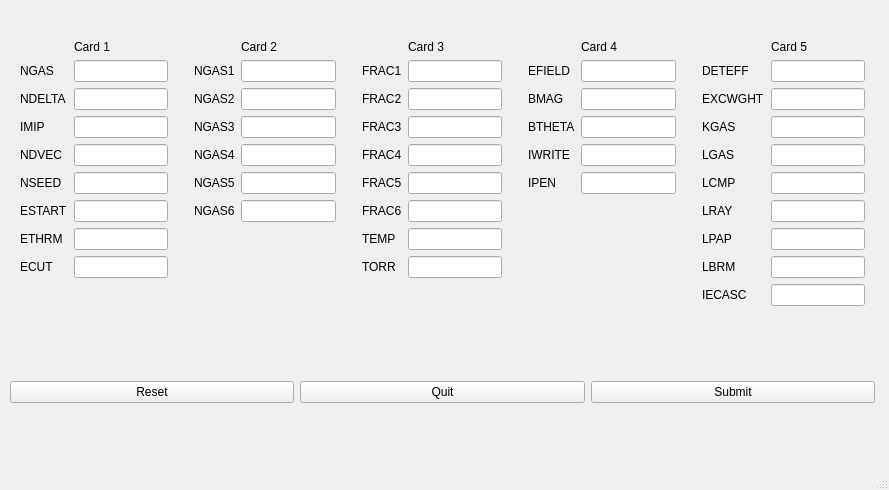
<?xml version="1.0" encoding="UTF-8"?>
<ui version="4.0">
 <class>MainWindow</class>
 <widget class="QMainWindow" name="MainWindow">
  <property name="geometry">
   <rect>
    <x>0</x>
    <y>0</y>
    <width>889</width>
    <height>490</height>
   </rect>
  </property>
  <property name="windowTitle">
   <string>MainWindow</string>
  </property>
  <widget class="QWidget" name="centralwidget">
   <widget class="QWidget" name="verticalLayoutWidget">
    <property name="geometry">
     <rect>
      <x>10</x>
      <y>30</y>
      <width>865</width>
      <height>373</height>
     </rect>
    </property>
    <layout class="QVBoxLayout" name="verticalLayout">
     <item>
      <layout class="QGridLayout" name="gridLayout">
       <item row="0" column="2">
        <layout class="QFormLayout" name="formLayout_3">
         <property name="leftMargin">
          <number>10</number>
         </property>
         <property name="topMargin">
          <number>10</number>
         </property>
         <property name="rightMargin">
          <number>10</number>
         </property>
         <property name="bottomMargin">
          <number>10</number>
         </property>
         <item row="1" column="0">
          <widget class="QLabel" name="fRAC1Label">
           <property name="text">
            <string>FRAC1</string>
           </property>
          </widget>
         </item>
         <item row="1" column="1">
          <widget class="QLineEdit" name="fRAC1LineEdit"/>
         </item>
         <item row="2" column="0">
          <widget class="QLabel" name="fRAC2Label">
           <property name="text">
            <string>FRAC2</string>
           </property>
          </widget>
         </item>
         <item row="2" column="1">
          <widget class="QLineEdit" name="fRAC2LineEdit"/>
         </item>
         <item row="3" column="0">
          <widget class="QLabel" name="fRAC3Label">
           <property name="text">
            <string>FRAC3</string>
           </property>
          </widget>
         </item>
         <item row="3" column="1">
          <widget class="QLineEdit" name="fRAC3LineEdit"/>
         </item>
         <item row="4" column="0">
          <widget class="QLabel" name="fRAC4Label">
           <property name="text">
            <string>FRAC4</string>
           </property>
          </widget>
         </item>
         <item row="4" column="1">
          <widget class="QLineEdit" name="fRAC4LineEdit"/>
         </item>
         <item row="5" column="0">
          <widget class="QLabel" name="fRAC5Label">
           <property name="text">
            <string>FRAC5</string>
           </property>
          </widget>
         </item>
         <item row="5" column="1">
          <widget class="QLineEdit" name="fRAC5LineEdit"/>
         </item>
         <item row="6" column="0">
          <widget class="QLabel" name="fRAC6Label">
           <property name="text">
            <string>FRAC6</string>
           </property>
          </widget>
         </item>
         <item row="6" column="1">
          <widget class="QLineEdit" name="fRAC6LineEdit"/>
         </item>
         <item row="7" column="0">
          <widget class="QLabel" name="tEMPLabel">
           <property name="text">
            <string>TEMP</string>
           </property>
          </widget>
         </item>
         <item row="7" column="1">
          <widget class="QLineEdit" name="tEMPLineEdit"/>
         </item>
         <item row="8" column="0">
          <widget class="QLabel" name="tORRLabel">
           <property name="text">
            <string>TORR</string>
           </property>
          </widget>
         </item>
         <item row="8" column="1">
          <widget class="QLineEdit" name="tORRLineEdit"/>
         </item>
         <item row="0" column="1">
          <widget class="QLabel" name="label_3">
           <property name="text">
            <string>Card 3</string>
           </property>
          </widget>
         </item>
        </layout>
       </item>
       <item row="0" column="3">
        <layout class="QFormLayout" name="formLayout_4">
         <property name="leftMargin">
          <number>10</number>
         </property>
         <property name="topMargin">
          <number>10</number>
         </property>
         <property name="rightMargin">
          <number>10</number>
         </property>
         <property name="bottomMargin">
          <number>10</number>
         </property>
         <item row="1" column="0">
          <widget class="QLabel" name="eFIELDLabel">
           <property name="text">
            <string>EFIELD</string>
           </property>
          </widget>
         </item>
         <item row="1" column="1">
          <widget class="QLineEdit" name="eFIELDLineEdit"/>
         </item>
         <item row="2" column="0">
          <widget class="QLabel" name="bMAGLabel">
           <property name="text">
            <string>BMAG</string>
           </property>
          </widget>
         </item>
         <item row="2" column="1">
          <widget class="QLineEdit" name="bMAGLineEdit"/>
         </item>
         <item row="3" column="0">
          <widget class="QLabel" name="bTHETALabel">
           <property name="text">
            <string>BTHETA</string>
           </property>
          </widget>
         </item>
         <item row="3" column="1">
          <widget class="QLineEdit" name="bTHETALineEdit"/>
         </item>
         <item row="4" column="0">
          <widget class="QLabel" name="iWRITELabel">
           <property name="text">
            <string>IWRITE</string>
           </property>
          </widget>
         </item>
         <item row="4" column="1">
          <widget class="QLineEdit" name="iWRITELineEdit"/>
         </item>
         <item row="5" column="0">
          <widget class="QLabel" name="iPENLabel">
           <property name="text">
            <string>IPEN</string>
           </property>
          </widget>
         </item>
         <item row="5" column="1">
          <widget class="QLineEdit" name="iPENLineEdit"/>
         </item>
         <item row="0" column="1">
          <widget class="QLabel" name="label_4">
           <property name="text">
            <string>Card 4</string>
           </property>
          </widget>
         </item>
        </layout>
       </item>
       <item row="0" column="4">
        <layout class="QFormLayout" name="formLayout_5">
         <property name="leftMargin">
          <number>10</number>
         </property>
         <property name="topMargin">
          <number>10</number>
         </property>
         <property name="rightMargin">
          <number>10</number>
         </property>
         <property name="bottomMargin">
          <number>10</number>
         </property>
         <item row="1" column="0">
          <widget class="QLabel" name="dETEFFLabel">
           <property name="text">
            <string>DETEFF</string>
           </property>
          </widget>
         </item>
         <item row="1" column="1">
          <widget class="QLineEdit" name="dETEFFLineEdit"/>
         </item>
         <item row="2" column="0">
          <widget class="QLabel" name="eXCWGHTLabel">
           <property name="text">
            <string>EXCWGHT</string>
           </property>
          </widget>
         </item>
         <item row="2" column="1">
          <widget class="QLineEdit" name="eXCWGHTLineEdit"/>
         </item>
         <item row="3" column="0">
          <widget class="QLabel" name="kGASLabel">
           <property name="text">
            <string>KGAS</string>
           </property>
          </widget>
         </item>
         <item row="3" column="1">
          <widget class="QLineEdit" name="kGASLineEdit"/>
         </item>
         <item row="4" column="0">
          <widget class="QLabel" name="lGASLabel">
           <property name="text">
            <string>LGAS</string>
           </property>
          </widget>
         </item>
         <item row="4" column="1">
          <widget class="QLineEdit" name="lGASLineEdit"/>
         </item>
         <item row="5" column="0">
          <widget class="QLabel" name="lCMPLabel">
           <property name="text">
            <string>LCMP</string>
           </property>
          </widget>
         </item>
         <item row="5" column="1">
          <widget class="QLineEdit" name="lCMPLineEdit"/>
         </item>
         <item row="6" column="0">
          <widget class="QLabel" name="lRAYLabel">
           <property name="text">
            <string>LRAY</string>
           </property>
          </widget>
         </item>
         <item row="6" column="1">
          <widget class="QLineEdit" name="lRAYLineEdit"/>
         </item>
         <item row="7" column="0">
          <widget class="QLabel" name="lPAPLabel">
           <property name="text">
            <string>LPAP</string>
           </property>
          </widget>
         </item>
         <item row="7" column="1">
          <widget class="QLineEdit" name="lPAPLineEdit"/>
         </item>
         <item row="8" column="0">
          <widget class="QLabel" name="lBRMLabel">
           <property name="text">
            <string>LBRM</string>
           </property>
          </widget>
         </item>
         <item row="8" column="1">
          <widget class="QLineEdit" name="lBRMLineEdit"/>
         </item>
         <item row="9" column="0">
          <widget class="QLabel" name="iECASCLabel">
           <property name="text">
            <string>IECASC</string>
           </property>
          </widget>
         </item>
         <item row="9" column="1">
          <widget class="QLineEdit" name="iECASCLineEdit"/>
         </item>
         <item row="0" column="1">
          <widget class="QLabel" name="label_5">
           <property name="text">
            <string>Card 5</string>
           </property>
          </widget>
         </item>
        </layout>
       </item>
       <item row="0" column="1">
        <layout class="QFormLayout" name="formLayout_2">
         <property name="leftMargin">
          <number>10</number>
         </property>
         <property name="topMargin">
          <number>10</number>
         </property>
         <property name="rightMargin">
          <number>10</number>
         </property>
         <property name="bottomMargin">
          <number>10</number>
         </property>
         <item row="1" column="0">
          <widget class="QLabel" name="nGAS1Label">
           <property name="text">
            <string>NGAS1</string>
           </property>
          </widget>
         </item>
         <item row="1" column="1">
          <widget class="QLineEdit" name="nGAS1LineEdit"/>
         </item>
         <item row="2" column="0">
          <widget class="QLabel" name="nGAS2Label">
           <property name="text">
            <string>NGAS2</string>
           </property>
          </widget>
         </item>
         <item row="2" column="1">
          <widget class="QLineEdit" name="nGAS2LineEdit"/>
         </item>
         <item row="3" column="0">
          <widget class="QLabel" name="nGAS3Label">
           <property name="text">
            <string>NGAS3</string>
           </property>
          </widget>
         </item>
         <item row="3" column="1">
          <widget class="QLineEdit" name="nGAS3LineEdit"/>
         </item>
         <item row="4" column="0">
          <widget class="QLabel" name="nGAS4Label">
           <property name="text">
            <string>NGAS4</string>
           </property>
          </widget>
         </item>
         <item row="4" column="1">
          <widget class="QLineEdit" name="nGAS4LineEdit"/>
         </item>
         <item row="5" column="0">
          <widget class="QLabel" name="nGAS5Label">
           <property name="text">
            <string>NGAS5</string>
           </property>
          </widget>
         </item>
         <item row="5" column="1">
          <widget class="QLineEdit" name="nGAS5LineEdit"/>
         </item>
         <item row="6" column="0">
          <widget class="QLabel" name="nGAS6Label">
           <property name="text">
            <string>NGAS6</string>
           </property>
          </widget>
         </item>
         <item row="6" column="1">
          <widget class="QLineEdit" name="nGAS6LineEdit"/>
         </item>
         <item row="0" column="1">
          <widget class="QLabel" name="label_2">
           <property name="text">
            <string>Card 2</string>
           </property>
          </widget>
         </item>
        </layout>
       </item>
       <item row="0" column="0">
        <layout class="QFormLayout" name="formLayout">
         <property name="leftMargin">
          <number>10</number>
         </property>
         <property name="topMargin">
          <number>10</number>
         </property>
         <property name="rightMargin">
          <number>10</number>
         </property>
         <property name="bottomMargin">
          <number>10</number>
         </property>
         <item row="0" column="1">
          <widget class="QLabel" name="label">
           <property name="text">
            <string>Card 1</string>
           </property>
          </widget>
         </item>
         <item row="1" column="0">
          <widget class="QLabel" name="nGASLabel">
           <property name="text">
            <string>NGAS</string>
           </property>
          </widget>
         </item>
         <item row="1" column="1">
          <widget class="QLineEdit" name="nGASLineEdit"/>
         </item>
         <item row="2" column="0">
          <widget class="QLabel" name="nDELTALabel">
           <property name="text">
            <string>NDELTA</string>
           </property>
          </widget>
         </item>
         <item row="2" column="1">
          <widget class="QLineEdit" name="nDELTALineEdit"/>
         </item>
         <item row="4" column="0">
          <widget class="QLabel" name="iMIPLabel">
           <property name="text">
            <string>IMIP</string>
           </property>
          </widget>
         </item>
         <item row="4" column="1">
          <widget class="QLineEdit" name="iMIPLineEdit"/>
         </item>
         <item row="5" column="0">
          <widget class="QLabel" name="nDVECLabel">
           <property name="text">
            <string>NDVEC</string>
           </property>
          </widget>
         </item>
         <item row="5" column="1">
          <widget class="QLineEdit" name="nDVECLineEdit"/>
         </item>
         <item row="6" column="0">
          <widget class="QLabel" name="nSEEDLabel">
           <property name="text">
            <string>NSEED</string>
           </property>
          </widget>
         </item>
         <item row="6" column="1">
          <widget class="QLineEdit" name="nSEEDLineEdit"/>
         </item>
         <item row="7" column="0">
          <widget class="QLabel" name="eSTARTLabel">
           <property name="text">
            <string>ESTART</string>
           </property>
          </widget>
         </item>
         <item row="7" column="1">
          <widget class="QLineEdit" name="eSTARTLineEdit"/>
         </item>
         <item row="8" column="0">
          <widget class="QLabel" name="eTHRMLabel">
           <property name="text">
            <string>ETHRM</string>
           </property>
          </widget>
         </item>
         <item row="8" column="1">
          <widget class="QLineEdit" name="eTHRMLineEdit"/>
         </item>
         <item row="9" column="0">
          <widget class="QLabel" name="eCUTLabel">
           <property name="text">
            <string>ECUT</string>
           </property>
          </widget>
         </item>
         <item row="9" column="1">
          <widget class="QLineEdit" name="eCUTLineEdit"/>
         </item>
        </layout>
       </item>
      </layout>
     </item>
     <item>
      <layout class="QHBoxLayout" name="horizontalLayout">
       <item>
        <widget class="QPushButton" name="pushButton_2">
         <property name="text">
          <string>Reset</string>
         </property>
        </widget>
       </item>
       <item>
        <widget class="QPushButton" name="pushButton_3">
         <property name="text">
          <string>Quit</string>
         </property>
        </widget>
       </item>
       <item>
        <widget class="QPushButton" name="pushButton">
         <property name="text">
          <string>Submit</string>
         </property>
        </widget>
       </item>
      </layout>
     </item>
    </layout>
   </widget>
   <zorder>formLayoutWidget</zorder>
   <zorder>formLayoutWidget</zorder>
   <zorder>verticalLayoutWidget</zorder>
   <zorder>gridLayoutWidget</zorder>
   <zorder>gridLayoutWidget</zorder>
   <zorder>gridLayoutWidget</zorder>
  </widget>
  <widget class="QMenuBar" name="menubar">
   <property name="geometry">
    <rect>
     <x>0</x>
     <y>0</y>
     <width>889</width>
     <height>25</height>
    </rect>
   </property>
  </widget>
  <widget class="QStatusBar" name="statusbar"/>
 </widget>
 <resources/>
 <connections/>
</ui>
